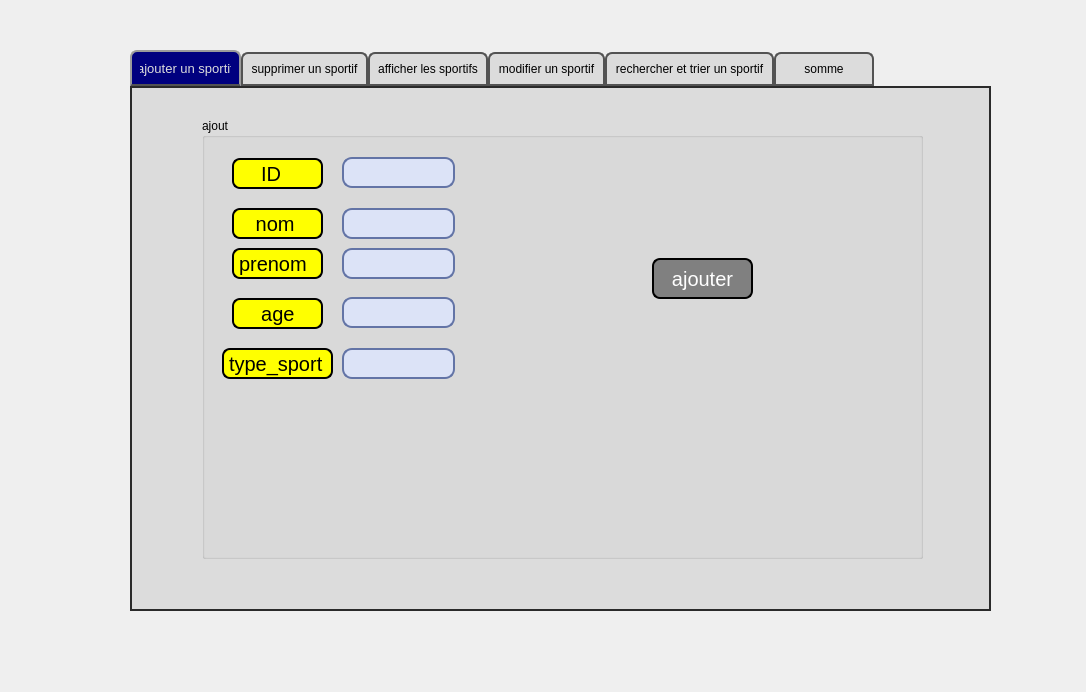
<?xml version="1.0" encoding="UTF-8"?>
<ui version="4.0">
 <class>Gestionsportif</class>
 <widget class="QDialog" name="Gestionsportif">
  <property name="geometry">
   <rect>
    <x>0</x>
    <y>0</y>
    <width>1086</width>
    <height>692</height>
   </rect>
  </property>
  <property name="windowTitle">
   <string>Dialog</string>
  </property>
  <widget class="QTabWidget" name="tabWidget">
   <property name="geometry">
    <rect>
     <x>130</x>
     <y>50</y>
     <width>861</width>
     <height>561</height>
    </rect>
   </property>
   <property name="styleSheet">
    <string notr="true">QTabWidget::pane { /* The tab widget frame */
border-top: 2px solid #2a2a2a; 
border-left: 2px solid #2a2a2a;
border-right: 2px solid #2a2a2a ; 
border-bottom: 2px solid #2a2a2a; 
background: #dcdcdc;
	
	
	/*border-top-color: rgb(0, 0, 0);*/

}
QTabWidget::tab-bar {
left: 0px; /* move to the right by 5px */
}
QTabBar::tab {
background: #dcdcdc;
border: 2px solid #535353;
border-bottom-color: #535353; 
border-top-left-radius: 7px;
border-top-right-radius: 7px;
min-width: 80px;
padding: 8px;
color: rgb(50, 50, 162);
	color: rgb(0, 0, 0);
font-size:12px;
font-family:Arial, Helvetica, sans-serif;
}
QTabBar::tab:selected,QTabBar::tab:hover {
	
	
	color: rgb(255, 255, 255);
	background-color: rgb(0, 0, 127);
}
QTabBar::tab:selected {
border-color: #9B9B9B;
border-bottom-color: #535353; /* same as pane color */
color: #dcdcdc;
font-size:13px;
font-family:Arial, Helvetica, sans-serif;
}
QTabBar::tab:!selected {
margin-top: 2px; /* make non-selected tabs look smaller */
}</string>
   </property>
   <property name="currentIndex">
    <number>0</number>
   </property>
   <widget class="QWidget" name="tab">
    <attribute name="title">
     <string>ajouter un sportif</string>
    </attribute>
    <widget class="QGroupBox" name="groupBox">
     <property name="geometry">
      <rect>
       <x>70</x>
       <y>30</y>
       <width>721</width>
       <height>441</height>
      </rect>
     </property>
     <property name="title">
      <string>ajout</string>
     </property>
     <widget class="QLabel" name="label">
      <property name="geometry">
       <rect>
        <x>30</x>
        <y>40</y>
        <width>91</width>
        <height>31</height>
       </rect>
      </property>
      <property name="styleSheet">
       <string notr="true">QLabel {
	
	
color: #000000;
background:#FFFF00;
border: none;
font-size:20px;
font-family:Arial, Helvetica, sans-serif;
border: 2px solid ;
border-radius: 8px;
}
QPushButton:hover {
color:#fff;
background-color: rgb(0, 0, 127);
border: none;
}</string>
      </property>
      <property name="frameShape">
       <enum>QFrame::NoFrame</enum>
      </property>
      <property name="text">
       <string>    ID</string>
      </property>
     </widget>
     <widget class="QLabel" name="label_2">
      <property name="geometry">
       <rect>
        <x>30</x>
        <y>90</y>
        <width>91</width>
        <height>31</height>
       </rect>
      </property>
      <property name="styleSheet">
       <string notr="true">QLabel {
	
	
color: #000000;
background:#FFFF00;
border: none;
font-size:20px;
font-family:Arial, Helvetica, sans-serif;
border: 2px solid ;
border-radius: 8px;
}
QPushButton:hover {
color:#fff;
background-color: rgb(0, 0, 127);
border: none;
}</string>
      </property>
      <property name="text">
       <string>   nom</string>
      </property>
     </widget>
     <widget class="QLabel" name="label_3">
      <property name="geometry">
       <rect>
        <x>30</x>
        <y>130</y>
        <width>91</width>
        <height>31</height>
       </rect>
      </property>
      <property name="styleSheet">
       <string notr="true">QLabel {
color: #000000;
background:#FFFF00;
border: none;
font-size:20px;
font-family:Arial, Helvetica, sans-serif;
border: 2px solid ;
border-radius: 8px;
}
QPushButton:hover {
color:#fff;
background-color: rgb(0, 0, 127);
border: none;
}</string>
      </property>
      <property name="frameShape">
       <enum>QFrame::NoFrame</enum>
      </property>
      <property name="text">
       <string>prenom</string>
      </property>
     </widget>
     <widget class="QLineEdit" name="le_id">
      <property name="geometry">
       <rect>
        <x>140</x>
        <y>39</y>
        <width>113</width>
        <height>31</height>
       </rect>
      </property>
      <property name="styleSheet">
       <string notr="true">QLineEdit {
     border: 2px solid #6374a6;
     border-radius: 10px;
     padding: 0 8px;
     background: #dce3f7;
 }</string>
      </property>
     </widget>
     <widget class="QLineEdit" name="le_nom">
      <property name="geometry">
       <rect>
        <x>140</x>
        <y>90</y>
        <width>113</width>
        <height>31</height>
       </rect>
      </property>
      <property name="styleSheet">
       <string notr="true">QLineEdit {
     border: 2px solid #6374a6;
     border-radius: 10px;
     padding: 0 8px;
     background: #dce3f7;
 }</string>
      </property>
     </widget>
     <widget class="QLineEdit" name="le_prenom">
      <property name="geometry">
       <rect>
        <x>140</x>
        <y>130</y>
        <width>113</width>
        <height>31</height>
       </rect>
      </property>
      <property name="styleSheet">
       <string notr="true">QLineEdit {
     border: 2px solid #6374a6;
     border-radius: 10px;
     padding: 0 8px;
     background: #dce3f7;
 }</string>
      </property>
     </widget>
     <widget class="QLabel" name="label_4">
      <property name="geometry">
       <rect>
        <x>30</x>
        <y>180</y>
        <width>91</width>
        <height>31</height>
       </rect>
      </property>
      <property name="styleSheet">
       <string notr="true">QLabel {
	
	
color: #000000;
background:#FFFF00;
border: none;
font-size:20px;
font-family:Arial, Helvetica, sans-serif;
border: 2px solid ;
border-radius: 8px;
}
QPushButton:hover {
color:#fff;
background-color: rgb(0, 0, 127);
border: none;
}</string>
      </property>
      <property name="text">
       <string>    age</string>
      </property>
     </widget>
     <widget class="QLabel" name="label_5">
      <property name="geometry">
       <rect>
        <x>20</x>
        <y>230</y>
        <width>111</width>
        <height>31</height>
       </rect>
      </property>
      <property name="styleSheet">
       <string notr="true">QLabel {
	
	
color: #000000;
background:#FFFF00;
border: none;
font-size:20px;
font-family:Arial, Helvetica, sans-serif;
border: 2px solid ;
border-radius: 8px;
}
QPushButton:hover {
color:#fff;
background-color: rgb(0, 0, 127);
border: none;
}</string>
      </property>
      <property name="text">
       <string>type_sport</string>
      </property>
     </widget>
     <widget class="QLineEdit" name="le_age">
      <property name="geometry">
       <rect>
        <x>140</x>
        <y>179</y>
        <width>113</width>
        <height>31</height>
       </rect>
      </property>
      <property name="styleSheet">
       <string notr="true">QLineEdit {
     border: 2px solid #6374a6;
     border-radius: 10px;
     padding: 0 8px;
     background: #dce3f7;
 }</string>
      </property>
     </widget>
     <widget class="QLineEdit" name="le_typesport">
      <property name="geometry">
       <rect>
        <x>140</x>
        <y>230</y>
        <width>113</width>
        <height>31</height>
       </rect>
      </property>
      <property name="styleSheet">
       <string notr="true">QLineEdit {
     border: 2px solid #6374a6;
     border-radius: 10px;
     padding: 0 8px;
     background: #dce3f7;
 }</string>
      </property>
     </widget>
     <widget class="QPushButton" name="pb_ajouter">
      <property name="geometry">
       <rect>
        <x>450</x>
        <y>140</y>
        <width>101</width>
        <height>41</height>
       </rect>
      </property>
      <property name="styleSheet">
       <string notr="true">QPushButton
{
border: 2px solid ;
border-radius: 8px;
color: rgb(255,255,255);
background-color: rgba(128,128,128);
font-size:20px;
}
QPushButton:hover
{
color: rgb(255,255,255);
background-color: rgb(169,169,169);
}</string>
      </property>
      <property name="text">
       <string>ajouter</string>
      </property>
     </widget>
    </widget>
    <widget class="QLabel" name="label_14">
     <property name="geometry">
      <rect>
       <x>0</x>
       <y>0</y>
       <width>861</width>
       <height>521</height>
      </rect>
     </property>
     <property name="text">
      <string/>
     </property>
     <property name="pixmap">
      <pixmap>D:/projet c++/o.g/wp4216264.webp</pixmap>
     </property>
    </widget>
    <zorder>label_14</zorder>
    <zorder>groupBox</zorder>
   </widget>
   <widget class="QWidget" name="tab_3">
    <attribute name="title">
     <string>supprimer un sportif</string>
    </attribute>
    <widget class="QLabel" name="label_6">
     <property name="geometry">
      <rect>
       <x>190</x>
       <y>130</y>
       <width>101</width>
       <height>31</height>
      </rect>
     </property>
     <property name="styleSheet">
      <string notr="true">QLabel {
color: #000000;
background:#FFFF00;
border: none;
font-size:20px;
font-family:Arial, Helvetica, sans-serif;
border: 2px solid ;
border-radius: 8px;
}
QPushButton:hover {
color:#fff;
background-color: rgb(0, 0, 127);
border: none;
}</string>
     </property>
     <property name="text">
      <string>identifiant</string>
     </property>
    </widget>
    <widget class="QPushButton" name="pb_supprimer">
     <property name="geometry">
      <rect>
       <x>510</x>
       <y>130</y>
       <width>111</width>
       <height>41</height>
      </rect>
     </property>
     <property name="styleSheet">
      <string notr="true">QPushButton
{
border: 2px solid ;
border-radius: 8px;
color: rgb(255,255,255);
background-color: rgba(128,128,128);
font-size:20px;
}
QPushButton:hover
{
color: rgb(255,255,255);
background-color: rgb(169,169,169);
}</string>
     </property>
     <property name="text">
      <string>supprimer</string>
     </property>
    </widget>
    <widget class="QComboBox" name="comboBox_id_supp">
     <property name="geometry">
      <rect>
       <x>350</x>
       <y>130</y>
       <width>119</width>
       <height>22</height>
      </rect>
     </property>
     <property name="styleSheet">
      <string notr="true">QComboBox {
     border: 1px solid #bac4e0;
     border-radius: 3px;
     padding: 1px 18px 1px 3px;
     min-width: 6em;
 }
 
 QComboBox:editable {
     background: #bac4e0;
 }
 
 QComboBox:!editable, QComboBox::drop-down:editable {
      background: qlineargradient(x1: 0, y1: 0, x2: 0, y2: 1,
                                   stop: 0 #d5ddf7, stop: 1 #b0c2f7);
 }
 
 QComboBox::drop-down {
     subcontrol-origin: padding;
     subcontrol-position: top right;
     width: 23px;
 
     border-left-width: 1px;
     border-left-color: #bac4e0;
     border-left-style: solid; /* just a single line */
     border-top-right-radius: 3px; /* same radius as the QComboBox */
     border-bottom-right-radius: 3px;
 }
 
 QComboBox::down-arrow {
     image: url(C:/Users/Administrateur/Downloads/Atelier_Connexion/icon.png);
 }</string>
     </property>
    </widget>
    <widget class="QLabel" name="label_13">
     <property name="geometry">
      <rect>
       <x>0</x>
       <y>0</y>
       <width>861</width>
       <height>521</height>
      </rect>
     </property>
     <property name="text">
      <string/>
     </property>
     <property name="pixmap">
      <pixmap>D:/projet c++/o.g/Diving-Rio_2016_Olympic_Games_HD_Vector_Wallpaper_1366x768.jpg</pixmap>
     </property>
    </widget>
    <zorder>label_13</zorder>
    <zorder>label_6</zorder>
    <zorder>pb_supprimer</zorder>
    <zorder>comboBox_id_supp</zorder>
   </widget>
   <widget class="QWidget" name="tab_2">
    <attribute name="title">
     <string>afficher les sportifs</string>
    </attribute>
    <widget class="QTableView" name="tab_sportifs">
     <property name="geometry">
      <rect>
       <x>0</x>
       <y>0</y>
       <width>521</width>
       <height>311</height>
      </rect>
     </property>
    </widget>
    <widget class="QPushButton" name="pb_update">
     <property name="geometry">
      <rect>
       <x>610</x>
       <y>90</y>
       <width>131</width>
       <height>61</height>
      </rect>
     </property>
     <property name="styleSheet">
      <string notr="true">QPushButton
{
border: 2px solid ;
border-radius: 8px;
color: rgb(255,255,255);
background-color: rgba(128,128,128);
font-size:20px;
}
QPushButton:hover
{
color: rgb(255,255,255);
background-color: rgb(169,169,169);
}</string>
     </property>
     <property name="text">
      <string>mise à jour</string>
     </property>
    </widget>
    <widget class="QPushButton" name="pb_print">
     <property name="geometry">
      <rect>
       <x>620</x>
       <y>370</y>
       <width>121</width>
       <height>61</height>
      </rect>
     </property>
     <property name="styleSheet">
      <string notr="true">QPushButton
{
border: 2px solid ;
border-radius: 8px;
color: rgb(255,255,255);
background-color: rgba(128,128,128);
font-size:20px;
}
QPushButton:hover
{
color: rgb(255,255,255);
background-color: rgb(169,169,169);
}</string>
     </property>
     <property name="text">
      <string>impression</string>
     </property>
    </widget>
    <widget class="QTextEdit" name="textEdit">
     <property name="geometry">
      <rect>
       <x>0</x>
       <y>320</y>
       <width>521</width>
       <height>151</height>
      </rect>
     </property>
    </widget>
    <widget class="QLabel" name="label_19">
     <property name="geometry">
      <rect>
       <x>-300</x>
       <y>0</y>
       <width>1161</width>
       <height>521</height>
      </rect>
     </property>
     <property name="text">
      <string/>
     </property>
     <property name="pixmap">
      <pixmap>D:/projet c++/olympic-games-rio-2016-rio-de-janeiro-brazil-corcovado-wallpaper.jpg</pixmap>
     </property>
    </widget>
    <zorder>label_19</zorder>
    <zorder>tab_sportifs</zorder>
    <zorder>pb_update</zorder>
    <zorder>pb_print</zorder>
    <zorder>textEdit</zorder>
   </widget>
   <widget class="QWidget" name="tab_4">
    <attribute name="title">
     <string>modifier un sportif</string>
    </attribute>
    <widget class="QGroupBox" name="groupBox_2">
     <property name="geometry">
      <rect>
       <x>180</x>
       <y>70</y>
       <width>511</width>
       <height>331</height>
      </rect>
     </property>
     <property name="title">
      <string>modifier</string>
     </property>
     <widget class="QLabel" name="label_7">
      <property name="geometry">
       <rect>
        <x>20</x>
        <y>50</y>
        <width>81</width>
        <height>31</height>
       </rect>
      </property>
      <property name="styleSheet">
       <string notr="true">QLabel {
color: #000000;
background:#FFFF00;
border: none;
font-size:20px;
font-family:Arial, Helvetica, sans-serif;
border: 2px solid ;
border-radius: 8px;
}
QPushButton:hover {
color:#fff;
background-color: rgb(0, 0, 127);
border: none;
}</string>
      </property>
      <property name="text">
       <string>   ID</string>
      </property>
     </widget>
     <widget class="QLabel" name="label_8">
      <property name="geometry">
       <rect>
        <x>20</x>
        <y>90</y>
        <width>81</width>
        <height>31</height>
       </rect>
      </property>
      <property name="styleSheet">
       <string notr="true">QLabel {
color: #000000;
background:#FFFF00;
border: none;
font-size:20px;
font-family:Arial, Helvetica, sans-serif;
border: 2px solid ;
border-radius: 8px;
}
QPushButton:hover {
color:#fff;
background-color: rgb(0, 0, 127);
border: none;
}</string>
      </property>
      <property name="text">
       <string>  nom</string>
      </property>
     </widget>
     <widget class="QLabel" name="label_9">
      <property name="geometry">
       <rect>
        <x>20</x>
        <y>130</y>
        <width>81</width>
        <height>31</height>
       </rect>
      </property>
      <property name="styleSheet">
       <string notr="true">QLabel {
color: #000000;
background:#FFFF00;
border: none;
font-size:20px;
font-family:Arial, Helvetica, sans-serif;
border: 2px solid ;
border-radius: 8px;
}
QPushButton:hover {
color:#fff;
background-color: rgb(0, 0, 127);
border: none;
}</string>
      </property>
      <property name="text">
       <string>prenom</string>
      </property>
     </widget>
     <widget class="QLineEdit" name="le_nom_2">
      <property name="geometry">
       <rect>
        <x>140</x>
        <y>90</y>
        <width>113</width>
        <height>31</height>
       </rect>
      </property>
      <property name="styleSheet">
       <string notr="true">QLineEdit {
     border: 2px solid #6374a6;
     border-radius: 10px;
     padding: 0 8px;
     background: #dce3f7;
 }</string>
      </property>
     </widget>
     <widget class="QLineEdit" name="le_prenom_2">
      <property name="geometry">
       <rect>
        <x>140</x>
        <y>130</y>
        <width>113</width>
        <height>31</height>
       </rect>
      </property>
      <property name="styleSheet">
       <string notr="true">QLineEdit {
     border: 2px solid #6374a6;
     border-radius: 10px;
     padding: 0 8px;
     background: #dce3f7;
 }</string>
      </property>
     </widget>
     <widget class="QLabel" name="label_10">
      <property name="geometry">
       <rect>
        <x>20</x>
        <y>170</y>
        <width>81</width>
        <height>31</height>
       </rect>
      </property>
      <property name="styleSheet">
       <string notr="true">QLabel {
color: #000000;
background:#FFFF00;
border: none;
font-size:20px;
font-family:Arial, Helvetica, sans-serif;
border: 2px solid ;
border-radius: 8px;
}
QPushButton:hover {
color:#fff;
background-color: rgb(0, 0, 127);
border: none;
}</string>
      </property>
      <property name="text">
       <string>  age</string>
      </property>
     </widget>
     <widget class="QLabel" name="label_11">
      <property name="geometry">
       <rect>
        <x>10</x>
        <y>220</y>
        <width>111</width>
        <height>31</height>
       </rect>
      </property>
      <property name="styleSheet">
       <string notr="true">QLabel {
color: #000000;
background:#FFFF00;
border: none;
font-size:20px;
font-family:Arial, Helvetica, sans-serif;
border: 2px solid ;
border-radius: 8px;
}
QPushButton:hover {
color:#fff;
background-color: rgb(0, 0, 127);
border: none;
}</string>
      </property>
      <property name="text">
       <string>type_sport</string>
      </property>
     </widget>
     <widget class="QLineEdit" name="le_age_2">
      <property name="geometry">
       <rect>
        <x>140</x>
        <y>170</y>
        <width>113</width>
        <height>31</height>
       </rect>
      </property>
      <property name="styleSheet">
       <string notr="true">QLineEdit {
     border: 2px solid #6374a6;
     border-radius: 10px;
     padding: 0 8px;
     background: #dce3f7;
 }</string>
      </property>
     </widget>
     <widget class="QLineEdit" name="le_typesport_2">
      <property name="geometry">
       <rect>
        <x>140</x>
        <y>219</y>
        <width>113</width>
        <height>31</height>
       </rect>
      </property>
      <property name="styleSheet">
       <string notr="true">QLineEdit {
     border: 2px solid #6374a6;
     border-radius: 10px;
     padding: 0 8px;
     background: #dce3f7;
 }</string>
      </property>
     </widget>
     <widget class="QPushButton" name="pb_modifier">
      <property name="geometry">
       <rect>
        <x>310</x>
        <y>140</y>
        <width>91</width>
        <height>41</height>
       </rect>
      </property>
      <property name="styleSheet">
       <string notr="true">QPushButton
{
border: 2px solid ;
border-radius: 8px;
color: rgb(255,255,255);
background-color: rgba(128,128,128);
font-size:20px;
}
QPushButton:hover
{
color: rgb(255,255,255);
background-color: rgb(169,169,169);
}</string>
      </property>
      <property name="text">
       <string>modifier</string>
      </property>
     </widget>
     <widget class="QComboBox" name="comboBox_id_m">
      <property name="geometry">
       <rect>
        <x>140</x>
        <y>50</y>
        <width>119</width>
        <height>22</height>
       </rect>
      </property>
      <property name="styleSheet">
       <string notr="true">QComboBox {
     border: 1px solid #bac4e0;
     border-radius: 3px;
     padding: 1px 18px 1px 3px;
     min-width: 6em;
 }
 
 QComboBox:editable {
     background: #bac4e0;
 }
 
 QComboBox:!editable, QComboBox::drop-down:editable {
      background: qlineargradient(x1: 0, y1: 0, x2: 0, y2: 1,
                                   stop: 0 #d5ddf7, stop: 1 #b0c2f7);
 }
 
 QComboBox::drop-down {
     subcontrol-origin: padding;
     subcontrol-position: top right;
     width: 23px;
 
     border-left-width: 1px;
     border-left-color: #bac4e0;
     border-left-style: solid; /* just a single line */
     border-top-right-radius: 3px; /* same radius as the QComboBox */
     border-bottom-right-radius: 3px;
 }
 
 QComboBox::down-arrow {
     image: url(C:/Users/Administrateur/Downloads/Atelier_Connexion/icon.png);
 }</string>
      </property>
     </widget>
    </widget>
    <widget class="QLabel" name="label_12">
     <property name="geometry">
      <rect>
       <x>-70</x>
       <y>0</y>
       <width>931</width>
       <height>531</height>
      </rect>
     </property>
     <property name="text">
      <string/>
     </property>
     <property name="pixmap">
      <pixmap>D:/projet c++/o.g/wp4390809.jpg</pixmap>
     </property>
    </widget>
    <zorder>label_12</zorder>
    <zorder>groupBox_2</zorder>
   </widget>
   <widget class="QWidget" name="tab_5">
    <attribute name="title">
     <string>rechercher et trier un sportif</string>
    </attribute>
    <widget class="QLabel" name="label_15">
     <property name="geometry">
      <rect>
       <x>60</x>
       <y>60</y>
       <width>91</width>
       <height>31</height>
      </rect>
     </property>
     <property name="styleSheet">
      <string notr="true">QLabel {
	
color: #000000;
background:#FFFF00;
border: none;
font-size:20px;
font-family:arial, Helvetica, sans-serif;
border: 2px solid ;
border-radius: 8px;
}
QPushButton:hover {
color:#fff;
background-color: rgb(0, 0, 127);
border: none;
}</string>
     </property>
     <property name="text">
      <string>    nom</string>
     </property>
    </widget>
    <widget class="QLabel" name="label_16">
     <property name="geometry">
      <rect>
       <x>250</x>
       <y>60</y>
       <width>81</width>
       <height>31</height>
      </rect>
     </property>
     <property name="styleSheet">
      <string notr="true">QLabel {
color: #000000;
background:#FFFF00;
border: none;
font-size:20px;
font-family:Arial, Helvetica, sans-serif;
border: 2px solid ;
border-radius: 8px;
}
QPushButton:hover {
color:#fff;
background-color: rgb(0, 0, 127);
border: none;
}</string>
     </property>
     <property name="text">
      <string>    ID</string>
     </property>
    </widget>
    <widget class="QLabel" name="label_17">
     <property name="geometry">
      <rect>
       <x>420</x>
       <y>60</y>
       <width>111</width>
       <height>31</height>
      </rect>
     </property>
     <property name="styleSheet">
      <string notr="true">QLabel {
color: #000000;
background:#FFFF00;
border: none;
font-size:20px;
font-family:Arial, Helvetica, sans-serif;
border: 2px solid ;
border-radius: 8px;
}
QPushButton:hover {
color:#fff;
background-color: rgb(0, 0, 127);
border: none;
}</string>
     </property>
     <property name="text">
      <string>type_sport</string>
     </property>
    </widget>
    <widget class="QTableView" name="tabler">
     <property name="geometry">
      <rect>
       <x>30</x>
       <y>170</y>
       <width>511</width>
       <height>241</height>
      </rect>
     </property>
    </widget>
    <widget class="QPushButton" name="pb_rechercher">
     <property name="geometry">
      <rect>
       <x>60</x>
       <y>110</y>
       <width>101</width>
       <height>31</height>
      </rect>
     </property>
     <property name="styleSheet">
      <string notr="true">QPushButton
{
border: 2px solid ;
border-radius: 8px;
color: rgb(255,255,255);
background-color: rgba(128,128,128);
font-size:20px;
}
QPushButton:hover
{
color: rgb(255,255,255);
background-color: rgb(169,169,169);
}</string>
     </property>
     <property name="text">
      <string>rechercher</string>
     </property>
    </widget>
    <widget class="QPushButton" name="pb_rechercher_id">
     <property name="geometry">
      <rect>
       <x>240</x>
       <y>110</y>
       <width>101</width>
       <height>31</height>
      </rect>
     </property>
     <property name="styleSheet">
      <string notr="true">QPushButton
{
border: 2px solid ;
border-radius: 8px;
color: rgb(255,255,255);
background-color: rgba(128,128,128);
font-size:20px;
}
QPushButton:hover
{
color: rgb(255,255,255);
background-color: rgb(169,169,169);
}</string>
     </property>
     <property name="text">
      <string>rechercher</string>
     </property>
    </widget>
    <widget class="QPushButton" name="pb_rechercher_type_sport">
     <property name="geometry">
      <rect>
       <x>430</x>
       <y>110</y>
       <width>101</width>
       <height>31</height>
      </rect>
     </property>
     <property name="styleSheet">
      <string notr="true">QPushButton
{
border: 2px solid ;
border-radius: 8px;
color: rgb(255,255,255);
background-color: rgba(128,128,128);
font-size:20px;
}
QPushButton:hover
{
color: rgb(255,255,255);
background-color: rgb(169,169,169);
}</string>
     </property>
     <property name="text">
      <string>rechercher</string>
     </property>
    </widget>
    <widget class="QPushButton" name="pb_trier_n">
     <property name="geometry">
      <rect>
       <x>570</x>
       <y>200</y>
       <width>131</width>
       <height>41</height>
      </rect>
     </property>
     <property name="styleSheet">
      <string notr="true">QPushButton
{
border: 2px solid ;
border-radius: 8px;
color: rgb(255,255,255);
background-color: rgba(128,128,128);
font-size:20px;

}
QPushButton:hover
{
color: rgb(255,255,255);
background-color: rgb(169,169,169);
}</string>
     </property>
     <property name="text">
      <string>trier par nom</string>
     </property>
    </widget>
    <widget class="QPushButton" name="pb_trier_i">
     <property name="geometry">
      <rect>
       <x>570</x>
       <y>270</y>
       <width>131</width>
       <height>41</height>
      </rect>
     </property>
     <property name="styleSheet">
      <string notr="true">QPushButton
{
border: 2px solid ;
border-radius: 8px;
color: rgb(255,255,255);
background-color: rgba(128,128,128);
font-size:20px;
}
QPushButton:hover
{
color: rgb(255,255,255);
background-color: rgb(169,169,169);
}</string>
     </property>
     <property name="text">
      <string>trier par id</string>
     </property>
    </widget>
    <widget class="QPushButton" name="pb_trier_a">
     <property name="geometry">
      <rect>
       <x>570</x>
       <y>340</y>
       <width>131</width>
       <height>41</height>
      </rect>
     </property>
     <property name="styleSheet">
      <string notr="true">QPushButton
{
border: 2px solid ;
border-radius: 8px;
color: rgb(255,255,255);
background-color: rgba(128,128,128);
font-size:20px;
}
QPushButton:hover
{
color: rgb(255,255,255);
background-color: rgb(169,169,169);
}</string>
     </property>
     <property name="text">
      <string>trier par age</string>
     </property>
    </widget>
    <widget class="QComboBox" name="comboBox_rn">
     <property name="geometry">
      <rect>
       <x>50</x>
       <y>90</y>
       <width>119</width>
       <height>22</height>
      </rect>
     </property>
     <property name="styleSheet">
      <string notr="true">QComboBox {
     border: 1px solid #bac4e0;
     border-radius: 3px;
     padding: 1px 18px 1px 3px;
     min-width: 6em;
 }
 
 QComboBox:editable {
     background: #bac4e0;
 }
 
 QComboBox:!editable, QComboBox::drop-down:editable {
      background: qlineargradient(x1: 0, y1: 0, x2: 0, y2: 1,
                                   stop: 0 #d5ddf7, stop: 1 #b0c2f7);
 }
 
 QComboBox::drop-down {
     subcontrol-origin: padding;
     subcontrol-position: top right;
     width: 23px;
 
     border-left-width: 1px;
     border-left-color: #bac4e0;
     border-left-style: solid; /* just a single line */
     border-top-right-radius: 3px; /* same radius as the QComboBox */
     border-bottom-right-radius: 3px;
 }
 
 QComboBox::down-arrow {
     image: url(C:/Users/Administrateur/Downloads/Atelier_Connexion/icon.png);
 }</string>
     </property>
    </widget>
    <widget class="QComboBox" name="comboBox_ri">
     <property name="geometry">
      <rect>
       <x>230</x>
       <y>90</y>
       <width>119</width>
       <height>22</height>
      </rect>
     </property>
     <property name="styleSheet">
      <string notr="true">QComboBox {
     border: 1px solid #bac4e0;
     border-radius: 3px;
     padding: 1px 18px 1px 3px;
     min-width: 6em;
 }
 
 QComboBox:editable {
     background: #bac4e0;
 }
 
 QComboBox:!editable, QComboBox::drop-down:editable {
      background: qlineargradient(x1: 0, y1: 0, x2: 0, y2: 1,
                                   stop: 0 #d5ddf7, stop: 1 #b0c2f7);
 }
 
 QComboBox::drop-down {
     subcontrol-origin: padding;
     subcontrol-position: top right;
     width: 23px;
 
     border-left-width: 1px;
     border-left-color: #bac4e0;
     border-left-style: solid; /* just a single line */
     border-top-right-radius: 3px; /* same radius as the QComboBox */
     border-bottom-right-radius: 3px;
 }
 
 QComboBox::down-arrow {
     image: url(C:/Users/Administrateur/Downloads/Atelier_Connexion/icon.png);
 }</string>
     </property>
    </widget>
    <widget class="QComboBox" name="comboBox_rt">
     <property name="geometry">
      <rect>
       <x>420</x>
       <y>90</y>
       <width>119</width>
       <height>22</height>
      </rect>
     </property>
     <property name="styleSheet">
      <string notr="true">QComboBox {
     border: 1px solid #bac4e0;
     border-radius: 3px;
     padding: 1px 18px 1px 3px;
     min-width: 6em;
 }
 
 QComboBox:editable {
     background: #bac4e0;
 }
 
 QComboBox:!editable, QComboBox::drop-down:editable {
      background: qlineargradient(x1: 0, y1: 0, x2: 0, y2: 1,
                                   stop: 0 #d5ddf7, stop: 1 #b0c2f7);
 }
 
 QComboBox::drop-down {
     subcontrol-origin: padding;
     subcontrol-position: top right;
     width: 23px;
 
     border-left-width: 1px;
     border-left-color: #bac4e0;
     border-left-style: solid; /* just a single line */
     border-top-right-radius: 3px; /* same radius as the QComboBox */
     border-bottom-right-radius: 3px;
 }
 
 QComboBox::down-arrow {
     image: url(C:/Users/Administrateur/Downloads/Atelier_Connexion/icon.png);
 }</string>
     </property>
    </widget>
    <widget class="QLabel" name="label_18">
     <property name="geometry">
      <rect>
       <x>-770</x>
       <y>0</y>
       <width>1711</width>
       <height>1211</height>
      </rect>
     </property>
     <property name="text">
      <string/>
     </property>
     <property name="pixmap">
      <pixmap>D:/projet c++/o.g/Runner-Rio_2016_Olympic_Games_HD_Vector_Wallpaper_2560x1600.jpg</pixmap>
     </property>
    </widget>
    <zorder>label_18</zorder>
    <zorder>label_15</zorder>
    <zorder>label_16</zorder>
    <zorder>label_17</zorder>
    <zorder>tabler</zorder>
    <zorder>pb_rechercher</zorder>
    <zorder>pb_rechercher_id</zorder>
    <zorder>pb_rechercher_type_sport</zorder>
    <zorder>pb_trier_n</zorder>
    <zorder>pb_trier_i</zorder>
    <zorder>pb_trier_a</zorder>
    <zorder>comboBox_rn</zorder>
    <zorder>comboBox_ri</zorder>
    <zorder>comboBox_rt</zorder>
   </widget>
   <widget class="QWidget" name="tab_6">
    <attribute name="title">
     <string>somme</string>
    </attribute>
    <widget class="QTableView" name="tableView">
     <property name="geometry">
      <rect>
       <x>30</x>
       <y>50</y>
       <width>411</width>
       <height>251</height>
      </rect>
     </property>
    </widget>
    <widget class="QPushButton" name="pb_sommee">
     <property name="geometry">
      <rect>
       <x>500</x>
       <y>170</y>
       <width>171</width>
       <height>41</height>
      </rect>
     </property>
     <property name="styleSheet">
      <string notr="true">QPushButton
{
border: 2px solid ;
border-radius: 8px;
color: rgb(255,255,255);
background-color: rgba(128,128,128);
font-size:20px;
}
QPushButton:hover
{
color: rgb(255,255,255);
background-color: rgb(169,169,169);
}</string>
     </property>
     <property name="text">
      <string>SOMME</string>
     </property>
    </widget>
    <widget class="QLabel" name="label_20">
     <property name="geometry">
      <rect>
       <x>-10</x>
       <y>-390</y>
       <width>871</width>
       <height>911</height>
      </rect>
     </property>
     <property name="text">
      <string/>
     </property>
     <property name="pixmap">
      <pixmap>D:/projet c++/o.g/wp4390814.jpg</pixmap>
     </property>
    </widget>
    <zorder>label_20</zorder>
    <zorder>tableView</zorder>
    <zorder>pb_sommee</zorder>
   </widget>
  </widget>
 </widget>
 <resources/>
 <connections/>
</ui>
